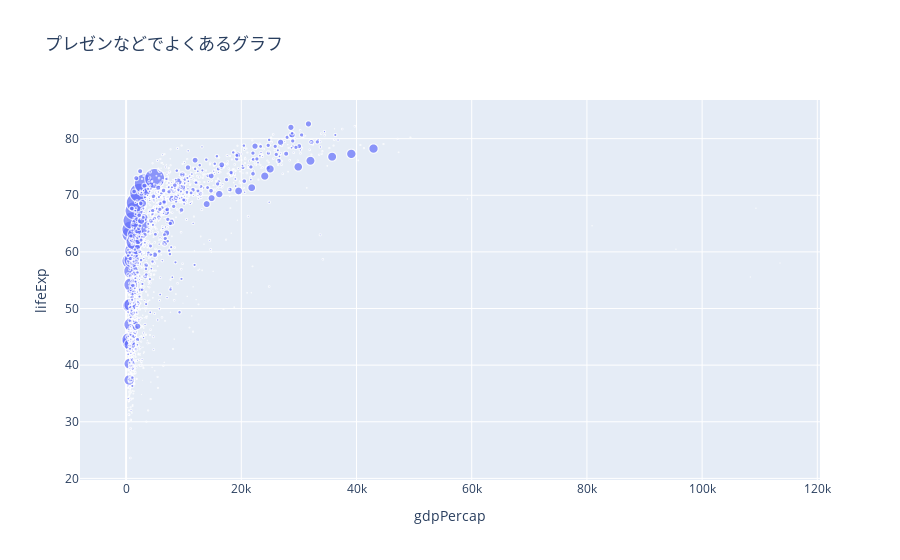

Notebook source saved alongside this figure:
### Code cell
px.scatter(gapminder, x='gdpPercap', y='lifeExp', size='pop', title='プレゼンなどでよくあるグラフ')

### Figure 1 — Plotly figure (JSON) as saved in the notebook; plotly's stock layout.template omitted (floating-point values rounded to 4 significant figures; data arrays with more than 128 entries replaced by an {"elided": "..."} marker saying what was removed)
{"data": [{"hovertemplate": "gdpPercap=%{x}<br>lifeExp=%{y}<br>pop=%{marker.size}<extra></extra>", "legendgroup": "", "marker": {"color": "#636efa", "size": {"elided": "1704 int values"}, "sizemode": "area", "sizeref": 3297000.0, "symbol": "circle"}, "mode": "markers", "name": "", "showlegend": false, "type": "scattergl", "x": {"elided": "1704 float values"}, "xaxis": "x", "y": {"elided": "1704 float values"}, "yaxis": "y"}], "layout": {"autosize": true, "legend": {"itemsizing": "constant", "tracegroupgap": 0}, "title": {"text": "プレゼンなどでよくあるグラフ"}, "xaxis": {"anchor": "y", "autorange": true, "domain": [0, 1], "range": [-7094.0, 120200.0], "title": {"text": "gdpPercap"}, "type": "linear"}, "yaxis": {"anchor": "x", "autorange": true, "domain": [0, 1], "range": [19.46, 87.23], "title": {"text": "lifeExp"}, "type": "linear"}}}
